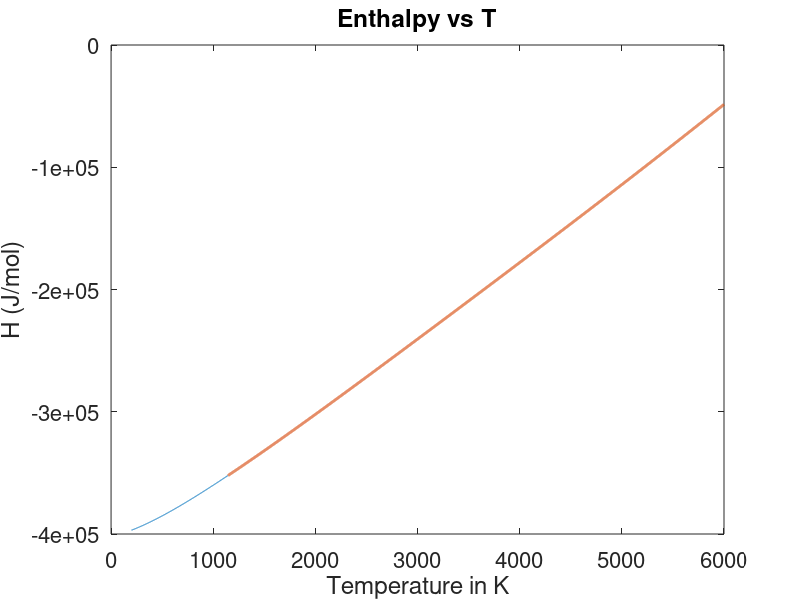
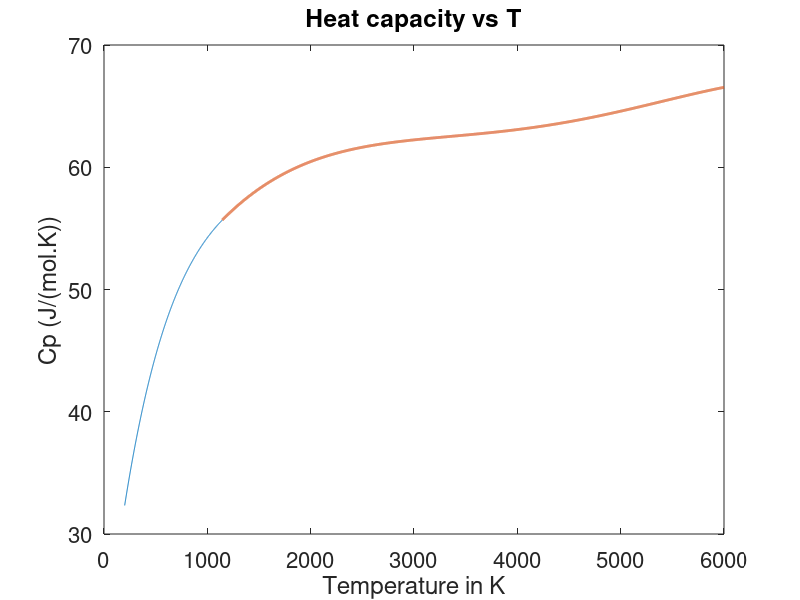
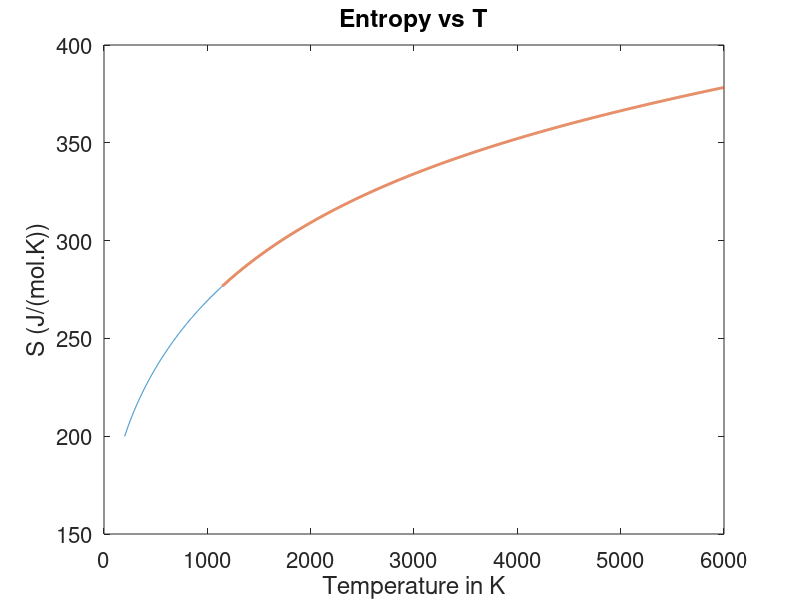

The MATLAB source for these figures, in order:
%Created by Raphael BOICHOT around 2018, updated in March 2024 for public release
%Format of output data : T(K) H/(RT)(-) Cp/R(-) S/R(-) in columns
clc;
clear;
R=8.314;%(J/kmol.K)
Default_fontsize=16;
fileID = fopen('Output.dat','r');
A = fread(fileID,45,'*char');
Data=cell2mat(textscan(char(fread(fileID,35,'*char')),'%f'));
Low_temp = Data(1);
High_temp = Data(2);
Cutting_temp = Data(3);
fread(fileID,2,'*char');
a1_HT = cell2mat(textscan(char(fread(fileID,15,'*char')),'%f'));
a2_HT = cell2mat(textscan(char(fread(fileID,15,'*char')),'%f'));
a3_HT = cell2mat(textscan(char(fread(fileID,15,'*char')),'%f'));
a4_HT = cell2mat(textscan(char(fread(fileID,15,'*char')),'%f'));
a5_HT = cell2mat(textscan(char(fread(fileID,15,'*char')),'%f'));
fread(fileID,7,'*char');
a6_HT = cell2mat(textscan(char(fread(fileID,15,'*char')),'%f'));
a7_HT = cell2mat(textscan(char(fread(fileID,15,'*char')),'%f'));
a1_BT = cell2mat(textscan(char(fread(fileID,15,'*char')),'%f'));
a2_BT = cell2mat(textscan(char(fread(fileID,15,'*char')),'%f'));
a3_BT = cell2mat(textscan(char(fread(fileID,15,'*char')),'%f'));
fread(fileID,7,'*char');
a4_BT = cell2mat(textscan(char(fread(fileID,15,'*char')),'%f'));
a5_BT = cell2mat(textscan(char(fread(fileID,15,'*char')),'%f'));
a6_BT = cell2mat(textscan(char(fread(fileID,15,'*char')),'%f'));
a7_BT = cell2mat(textscan(char(fread(fileID,15,'*char')),'%f'));
fclose(fileID);

%Plotting
T_BT=Low_temp:1:Cutting_temp;
H_R_BT=a1_BT+a2_BT.*T_BT/2+a3_BT.*T_BT.^2/3+a4_BT.*T_BT.^3/4+a5_BT.*T_BT.^4/5+a6_BT./T_BT;
Cp_R_BT=a1_BT+a2_BT.*T_BT+a3_BT.*T_BT.^2+a4_BT.*T_BT.^3+a5_BT.*T_BT.^4;
S_R_BT=a1_BT.*log(T_BT)+a2_BT.*T_BT+a3_BT.*T_BT.^2/2+a4_BT.*T_BT.^3/3+a5_BT.*T_BT.^4/4+a7_BT;

T_HT=Cutting_temp:1:High_temp;
H_R_HT=a1_HT+a2_HT.*T_HT/2+a3_HT.*T_HT.^2/3+a4_HT.*T_HT.^3/4+a5_HT.*T_HT.^4/5+a6_HT./T_HT;
Cp_R_HT=a1_HT+a2_HT.*T_HT+a3_HT.*T_HT.^2+a4_HT.*T_HT.^3+a5_HT.*T_HT.^4;
S_R_HT=a1_HT.*log(T_HT)+a2_HT.*T_HT+a3_HT.*T_HT.^2/2+a4_HT.*T_HT.^3/3+a5_HT.*T_HT.^4/4+a7_HT;

figure(1)
plot(T_BT,H_R_BT.*T_BT*(R),T_HT,H_R_HT.*T_HT*R,'LineWidth',2)
title('Enthalpy vs T','Fontsize',Default_fontsize)
ylabel('H (J/mol)','Fontsize',Default_fontsize)
xlabel('Temperature in K','Fontsize',Default_fontsize);
set(gca,'FontSize',Default_fontsize)
saveas(gcf,'H_R_NASA.png');

figure(2)
plot(T_BT,Cp_R_BT*(R),T_HT,Cp_R_HT*R,'LineWidth',2)
title('Heat capacity vs T','Fontsize',Default_fontsize)
ylabel('Cp (J/(mol.K))','Fontsize',Default_fontsize)
xlabel('Temperature in K','Fontsize',Default_fontsize);
set(gca,'FontSize',Default_fontsize)
saveas(gcf,'Cp_R_NASA.png');

figure(3)
plot(T_BT,S_R_BT*(R),T_HT,S_R_HT*R,'LineWidth',2)
title('Entropy vs T','Fontsize',Default_fontsize)
ylabel('S (J/(mol.K))','Fontsize',Default_fontsize)
xlabel('Temperature in K','Fontsize',Default_fontsize);
set(gca,'FontSize',Default_fontsize)
saveas(gcf,'S_R_NASA.png');

T_R=[T_BT T_HT]';
S_R=[S_R_BT S_R_HT]';
H_R=[H_R_BT H_R_HT]';
Cp_R=[Cp_R_BT Cp_R_HT]';
raw_data=[T_R H_R Cp_R S_R ];
save thermo_data.txt raw_data -ascii;

